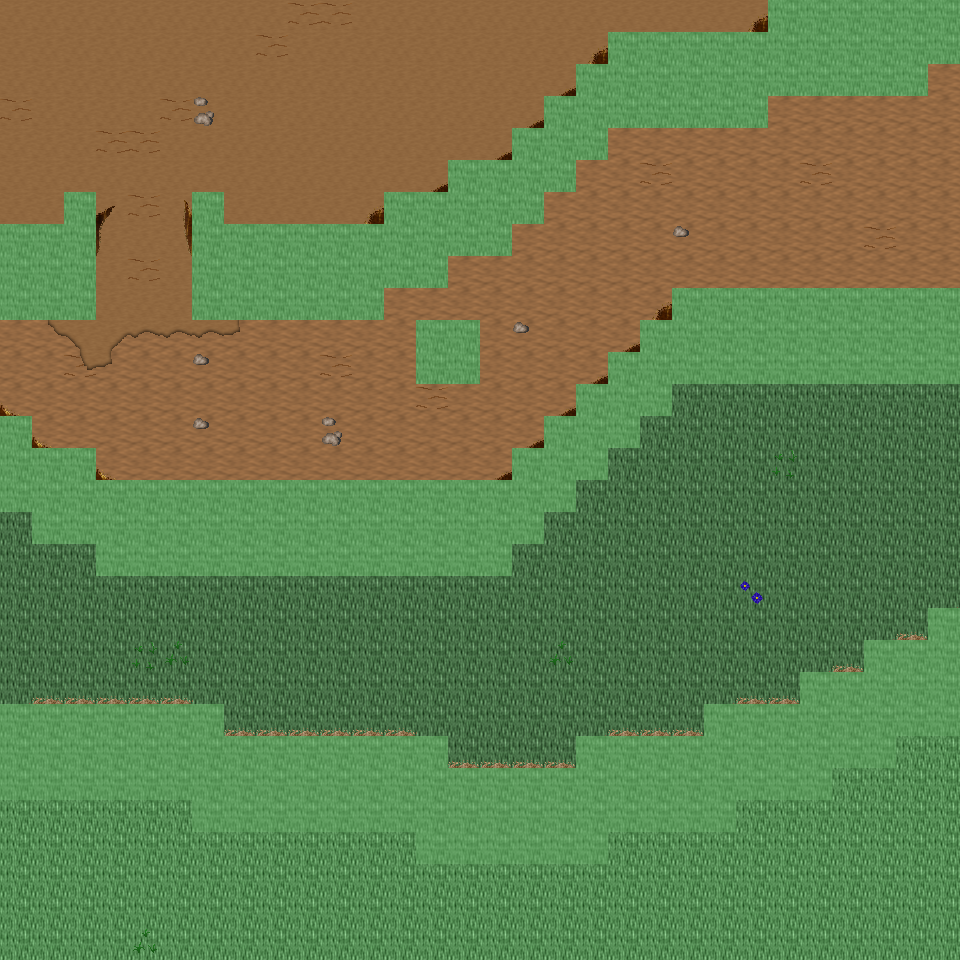

Tiled map render using the project's own tile images. Description and the map definition, with tile-layer contents summarised, below:
An orthogonal 30x30 tile map with 32x32 px tiles, 6 tile layers (Ground, Object, Object2, Above, ...), 23 tilesets and 9 objects (9x mapExit).

<map version="1.0" orientation="orthogonal" renderorder="right-down" width="30" height="30" tilewidth="32" tileheight="32" nextobjectid="10">
  <tileset firstgid="1" name="tileset_ground_ground" tilewidth="32" tileheight="32" tilecount="33" columns="3">
    <image source="../drawable/tileset_ground_ground.png" width="96" height="352" />
  </tileset>
  <tileset firstgid="34" name="tileset_ground_water_pool" tilewidth="32" tileheight="32" tilecount="72" columns="3">
    <image source="../drawable/tileset_ground_water_pool.png" width="96" height="768" />
  </tileset>
  <tileset firstgid="106" name="tileset_ground_ridge_earth_dark" tilewidth="32" tileheight="32" tilecount="96" columns="12">
    <image source="../drawable/tileset_ground_ridge_earth_dark.png" width="384" height="256" />
  </tileset>
  <tileset firstgid="202" name="tileset_ground_ridge_earth_pale" tilewidth="32" tileheight="32" tilecount="96" columns="12">
    <image source="../drawable/tileset_ground_ridge_earth_pale.png" width="384" height="256" />
  </tileset>
  <tileset firstgid="298" name="tileset_ground_grass_edges" tilewidth="32" tileheight="32" tilecount="36" columns="12">
    <image source="../drawable/tileset_ground_grass_edges.png" width="384" height="96" />
  </tileset>
  <tileset firstgid="334" name="tileset_ground_grass_corners" tilewidth="32" tileheight="32" tilecount="24" columns="6">
    <image source="../drawable/tileset_ground_grass_corners.png" width="192" height="128" />
  </tileset>
  <tileset firstgid="358" name="tileset_ground_earth_edges" tilewidth="32" tileheight="32" tilecount="18" columns="6">
    <image source="../drawable/tileset_ground_earth_edges.png" width="192" height="96" />
  </tileset>
  <tileset firstgid="376" name="tileset_ground_rock_pebbles" tilewidth="32" tileheight="32" tilecount="3" columns="1">
    <image source="../drawable/tileset_ground_rock_pebbles.png" width="32" height="96" />
  </tileset>
  <tileset firstgid="379" name="tileset_ground_ladder_steps" tilewidth="32" tileheight="32" tilecount="6" columns="3">
    <image source="../drawable/tileset_ground_ladder_steps.png" width="96" height="64" />
  </tileset>
  <tileset firstgid="385" name="tileset_plant_grasses" tilewidth="32" tileheight="32" tilecount="6" columns="3">
    <image source="../drawable/tileset_plant_grasses.png" width="96" height="64" />
  </tileset>
  <tileset firstgid="391" name="tileset_plant_flower_daisy_red" tilewidth="32" tileheight="32" tilecount="8" columns="2">
    <image source="../drawable/tileset_plant_flower_daisy_red.png" width="64" height="128" />
  </tileset>
  <tileset firstgid="399" name="tileset_plant_flower_daisy_yellow" tilewidth="32" tileheight="32" tilecount="8" columns="2">
    <image source="../drawable/tileset_plant_flower_daisy_yellow.png" width="64" height="128" />
  </tileset>
  <tileset firstgid="407" name="tileset_plant_flower_daisy_blue" tilewidth="32" tileheight="32" tilecount="8" columns="2">
    <image source="../drawable/tileset_plant_flower_daisy_blue.png" width="64" height="128" />
  </tileset>
  <tileset firstgid="415" name="tileset_item_corpse_huge_animal" tilewidth="32" tileheight="32" tilecount="16" columns="2">
    <image source="../drawable/tileset_item_corpse_huge_animal.png" width="64" height="256" />
  </tileset>
  <tileset firstgid="431" name="tileset_item_pot_dark_barrel" tilewidth="32" tileheight="32" tilecount="2" columns="1">
    <image source="../drawable/tileset_item_pot_dark_barrel.png" width="32" height="64" />
  </tileset>
  <tileset firstgid="433" name="tileset_item_statue_green_stone" tilewidth="32" tileheight="32" tilecount="12" columns="4">
    <image source="../drawable/tileset_item_statue_green_stone.png" width="128" height="96" />
  </tileset>
  <tileset firstgid="445" name="tileset_logic_creature_orc" tilewidth="32" tileheight="32" tilecount="6" columns="6">
    <image source="../drawable/tileset_logic_creature_orc.png" width="192" height="32" />
  </tileset>
  <tileset firstgid="451" name="tileset_logic_creature_animal" tilewidth="32" tileheight="32" tilecount="32" columns="8">
    <image source="../drawable/tileset_logic_creature_animal.png" width="256" height="128" />
  </tileset>
  <tileset firstgid="483" name="tileset_logic_portal" tilewidth="32" tileheight="32" tilecount="24" columns="8">
    <image source="../drawable/tileset_logic_portal.png" width="256" height="96" />
  </tileset>
  <tileset firstgid="507" name="tileset_logic_collision" tilewidth="32" tileheight="32" tilecount="1" columns="1">
    <image source="../drawable/tileset_logic_collision.png" width="32" height="32" />
  </tileset>
  <tileset firstgid="508" name="tileset_plant_tree_spruce" tilewidth="32" tileheight="32" tilecount="6" columns="2">
    <image source="../drawable/tileset_plant_tree_spruce.png" width="64" height="96" />
  </tileset>
  <tileset firstgid="514" name="tileset_plant_tree_taller_trees" tilewidth="32" tileheight="32" tilecount="32" columns="8">
    <image source="../drawable/tileset_plant_tree_taller_trees.png" width="256" height="128" />
  </tileset>
  <tileset firstgid="546" name="tileset_plant_bush_bush_mult_colored" tilewidth="32" tileheight="32" tilecount="6" columns="3">
    <image source="../drawable/tileset_plant_bush_bush_mult_colored.png" width="96" height="64" />
  </tileset>
  <layer name="Ground" width="30" height="30">
    <data>[900 cells, 900 non-empty, 4 distinct tile ids]</data>
  </layer>
  <layer name="Object" width="30" height="30">
    <data>[900 cells, 328 non-empty, 41 distinct tile ids]</data>
  </layer>
  <layer name="Object2" width="30" height="30">
    <data>[900 cells, 30 non-empty, 11 distinct tile ids]</data>
  </layer>
  <layer name="Above" width="30" height="30">
    <data>[900 cells, 2 non-empty, 1 distinct tile ids]</data>
  </layer>
  <layer name="Above2" width="30" height="30">
    <data>[900 cells, 0 non-empty, 0 distinct tile ids]</data>
  </layer>
  <layer name="Walkable" width="30" height="30">
    <data>[900 cells, 273 non-empty, 1 distinct tile ids]</data>
  </layer>
  <objectgroup name="MapEvents">
    <object id="1" name="north" type="mapExit" x="0" y="0" width="768" height="32">
      <properties>
        <property name="map" value="level_0_x69_y78" />
        <property name="x" value="0" />
        <property name="y" value="28" />
      </properties>
    </object>
    <object id="2" name="south" type="mapExit" x="0" y="928" width="960" height="32">
      <properties>
        <property name="map" value="level_0_x69_y80" />
        <property name="x" value="0" />
        <property name="y" value="1" />
      </properties>
    </object>
    <object id="3" name="west" type="mapExit" x="0" y="0" width="32" height="224">
      <properties>
        <property name="map" value="level_0_x68_y79" />
        <property name="x" value="28" />
        <property name="y" value="0" />
      </properties>
    </object>
    <object id="4" name="west2" type="mapExit" x="0" y="320" width="32" height="96">
      <properties>
        <property name="map" value="level_0_x68_y79" />
        <property name="x" value="28" />
        <property name="y" value="10" />
      </properties>
    </object>
    <object id="5" name="west3" type="mapExit" x="0" y="512" width="32" height="192">
      <properties>
        <property name="map" value="level_0_x68_y79" />
        <property name="x" value="28" />
        <property name="y" value="16" />
      </properties>
    </object>
    <object id="6" name="west4" type="mapExit" x="0" y="800" width="32" height="160">
      <properties>
        <property name="map" value="level_0_x68_y79" />
        <property name="x" value="28" />
        <property name="y" value="25" />
      </properties>
    </object>
    </objectgroup>
</map>
<!-- 3 of 9 objects omitted -->
